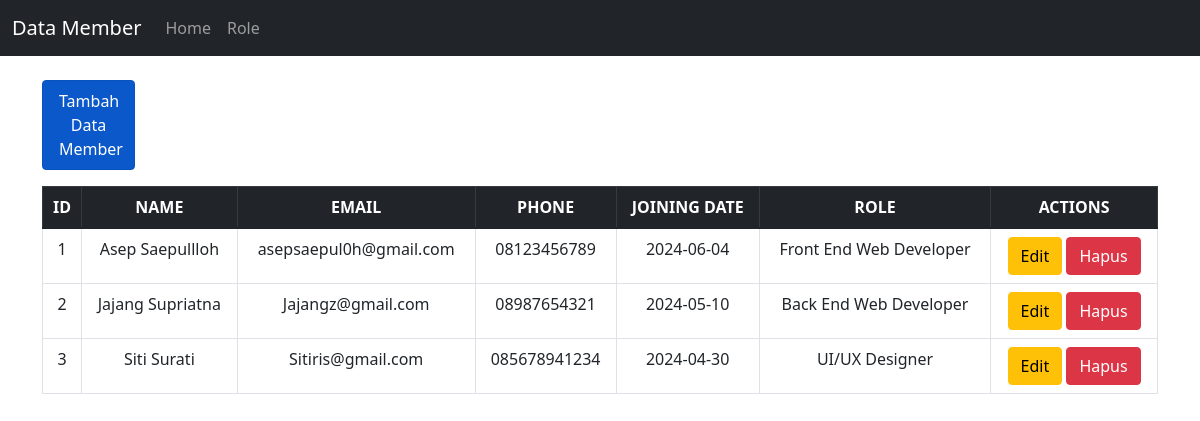
The page / on the database its author committed.
### tables this page shows
CREATE TABLE `members`  (
  `id` int NOT NULL AUTO_INCREMENT,
  `name` varchar(255) NULL DEFAULT NULL,
  `email` varchar(255) NULL DEFAULT NULL,
  `phone` varchar(255) NULL DEFAULT NULL,
  `join_date` date NULL DEFAULT NULL,
  `id_role` int NOT NULL,
  PRIMARY KEY (`id`) USING BTREE,
  INDEX `fk_role`(`id_role`) USING BTREE,
  CONSTRAINT `fk_role` FOREIGN KEY (`id_role`) REFERENCES `roles` (`id_role`) ON DELETE CASCADE ON UPDATE CASCADE
);

CREATE TABLE `roles`  (
  `id_role` int NOT NULL AUTO_INCREMENT,
  `nama_role` varchar(255) NULL DEFAULT NULL,
  PRIMARY KEY (`id_role`) USING BTREE
);

### controllers/MembersController.php (called while the page is built, shortened)
<?php
include "views/MembersView.php";
class MembersController
{
    private $members;
    public function __construct()
    {
        $this->members = new Members(Conf::$db_host, Conf::$db_user, Conf::$db_pass, Conf::$db_name);
    }
    public function index()
    {
        $this->members->open();
        $this->members->getMemberJoin();
        $data = array();
        while ($row = $this->members->getResult()) {
            array_push($data, $row);
        }
        $view = new MembersView();
        $view->render($data);
    }
}

### models/DB.php (called while the page is built, shortened)
<?php
class DB
{
    var $db_host = "";
    var $db_user = "";
    var $db_pass = "";
    var $db_name = "";
    var $db_link = "";
    function __construct($db_host, $db_user, $db_pass, $db_name)
    {
        $this->db_host = $db_host;
        $this->db_user = $db_user;
        $this->db_pass = $db_pass;
        $this->db_name = $db_name;
    }
    function open()
    {
        $this->db_link = mysqli_connect($this->db_host, $this->db_user, $this->db_pass, $this->db_name);
    }
    function execute($query)
    {
        $this->result = mysqli_query($this->db_link, $query);
        return $this->result;
    }
}
?>

### models/Members.php (called while the page is built, shortened)
<?php
class Members extends DB
{
    function getMemberJoin()
    {
        $query = "SELECT * FROM members JOIN roles ON members.id_role=roles.id_role ORDER BY members.id";
        return $this->execute($query);
    }
}
?>

### views/MembersView.php (the view, shortened to what this page needs)
<?php
class MembersView
{
    public function render($data)
    {
        $no = 1;
        $dataMember = null;
        foreach ($data as $val) {
            $dataMember .= "<tr>
              <td>" . $no++ . "</td>
              <td>" . $val['name'] . "</td>
              <td>" . $val['email'] . "</td>
              <td>" . $val['phone'] . "</td>
              <td>" . $val['join_date'] . "</td>
              <td>" . $val['nama_role'] . "</td>
              <td>
              <a href='index.php?id_edit=" . $val['id'] . "' class='btn btn-warning''>Edit</a>
              <a href='index.php?id_hapus=" . $val['id'] . "' class='btn btn-danger''>Hapus</a>
              </td>
              </tr>";
        }
    }
}

### index.php
<?php
include_once "models/Template.php";
include_once "models/DB.php";
include_once "controllers/MembersController.php";
$members = new MembersController();
if (isset($_POST['submit'])) {
    $id = $_GET['id_edit'];
    if ($id != null) {
        $members->update($id, $_POST);
    } else {
        $members->tambah($_POST);
    }
} else if (!empty($_GET['id_hapus'])) {
    $id = $_GET['id_hapus'];
    $members->delete($id);
} else if (isset($_GET['add'])) {
    $members->tambahForm();
} else if (isset($_GET['id_edit'])) {
    $id = $_GET['id_edit'];
    $members->updateForm($id);
} else {
    $members->index();
}

### models/Template.php (shortened to what this page needs)
<?php
class Template
{
    var $content = '';
    function __construct($filename='')
    {
        $this->content = implode('', @file($filename));
    }
    function clear()
    {
        $this->content = preg_replace("/DATA_[A-Z|_|0-9]+/", "", $this->content);
    }
    function write()
    {
        print $this->content;
    }
    function replace($old = '', $new = '')
    {
        if (is_int($new)) {
            $value = sprintf("%d", $new);
        }
        elseif (is_float($new)) {
            $value = sprintf("%f", $new);
        }
        elseif (is_array($new)) {
            $value = '';
            foreach ($new as $item) {
                $value .= $item. ' ';
            }
        }
        else {
            $value = $new;
        }
        $this->content = preg_replace("/$old/", $value, $this->content);
    }
}
?>

### rows shown on the page
members: name "Asep Saepullloh", email "asepsaepul0h@gmail.com", phone "08123456789", join_date "2024-06-04", id_role.nama_role "Front End Web Developer"
members: name "Jajang Supriatna", email "Jajangz@gmail.com", phone "08987654321", join_date "2024-05-10", id_role.nama_role "Back End Web Developer"
members: name "Siti Surati", email "Sitiris@gmail.com", phone "085678941234", join_date "2024-04-30", id_role.nama_role "UI/UX Designer"

### other values the page prints
$this->content "Data Member Home Role Tambah Data Member ID NAME EMAIL PHONE JOINING DATE ROLE ACTIONS"
